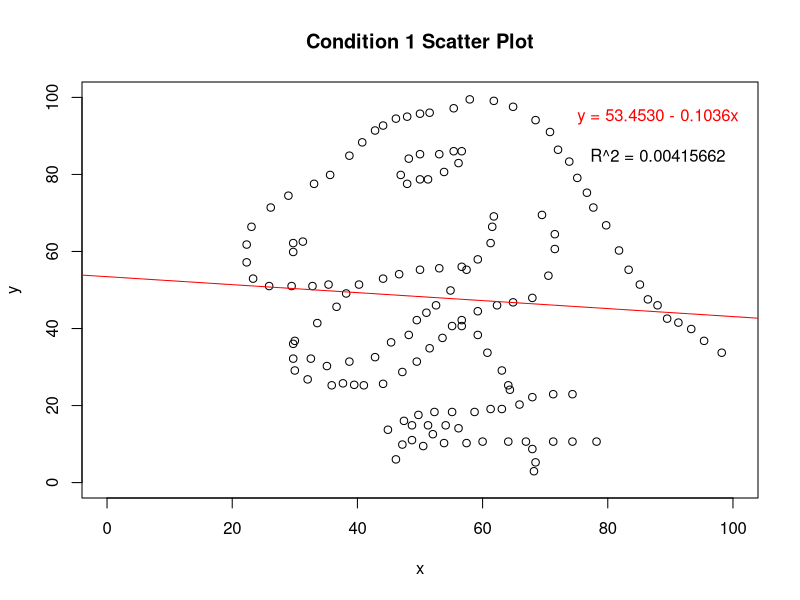
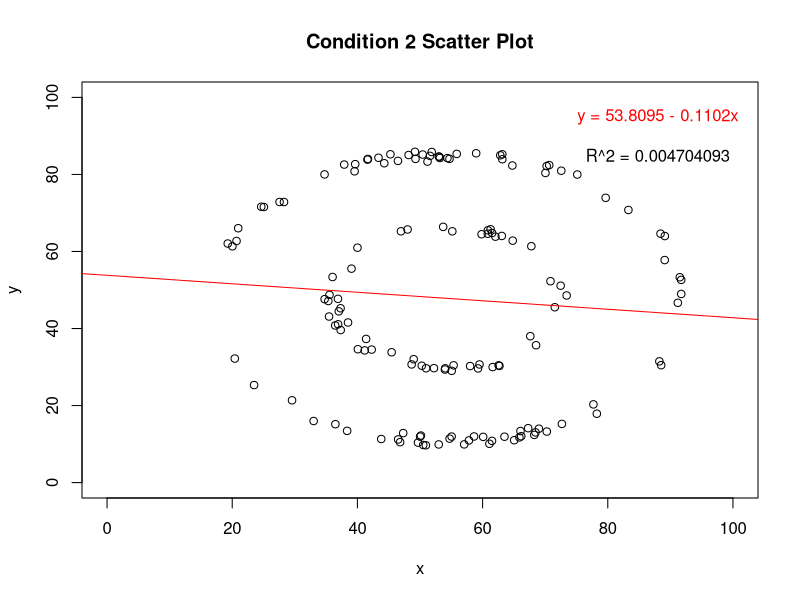
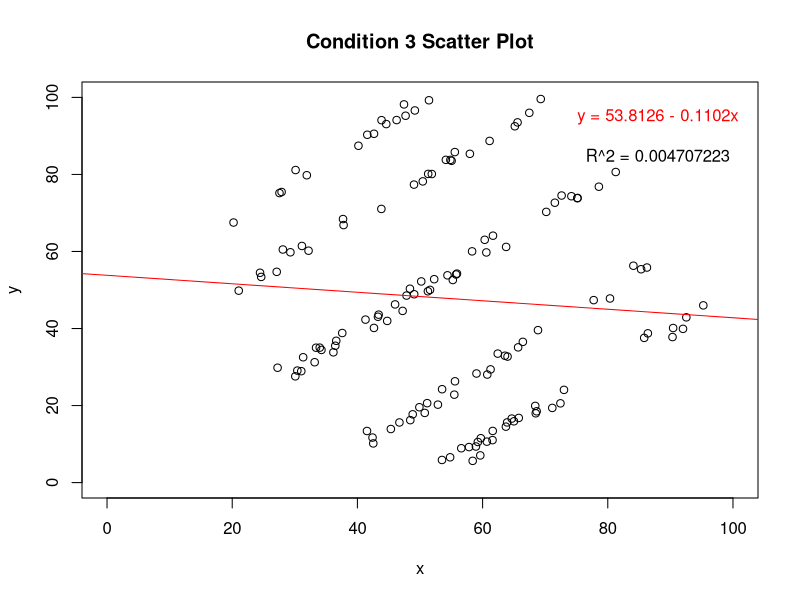
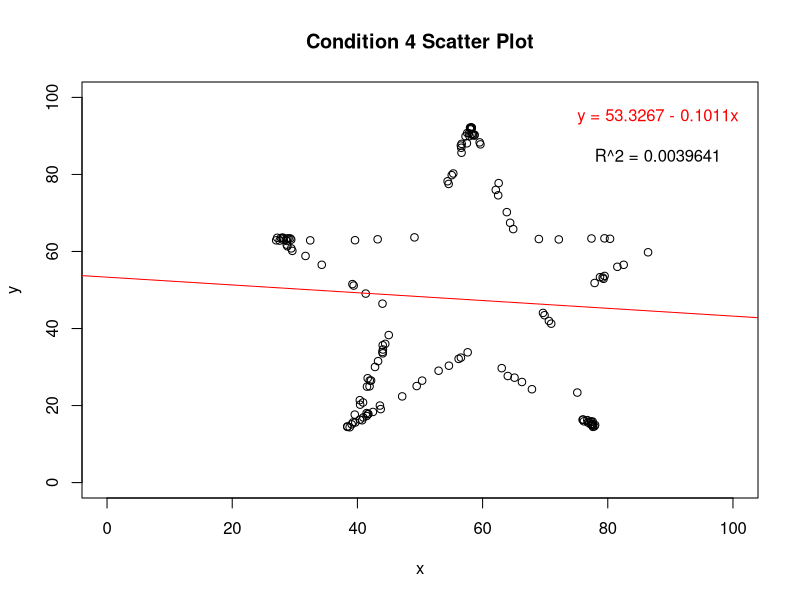
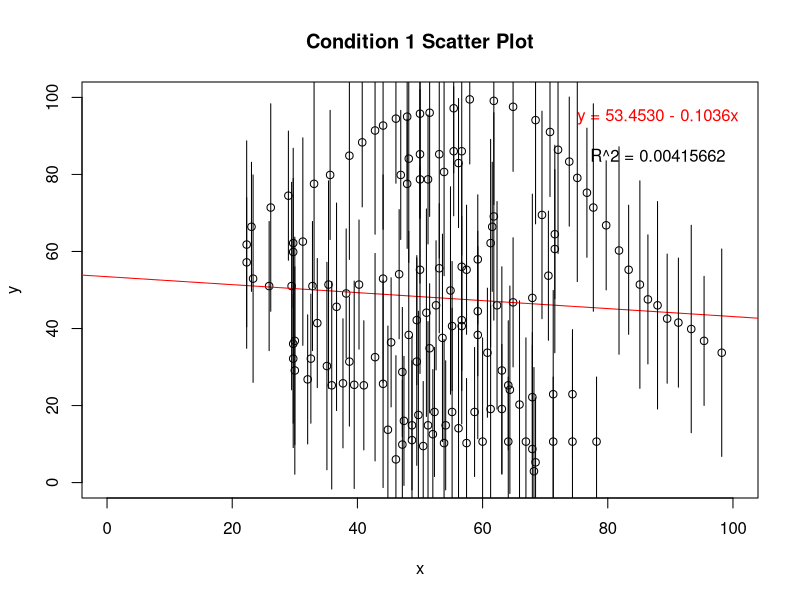
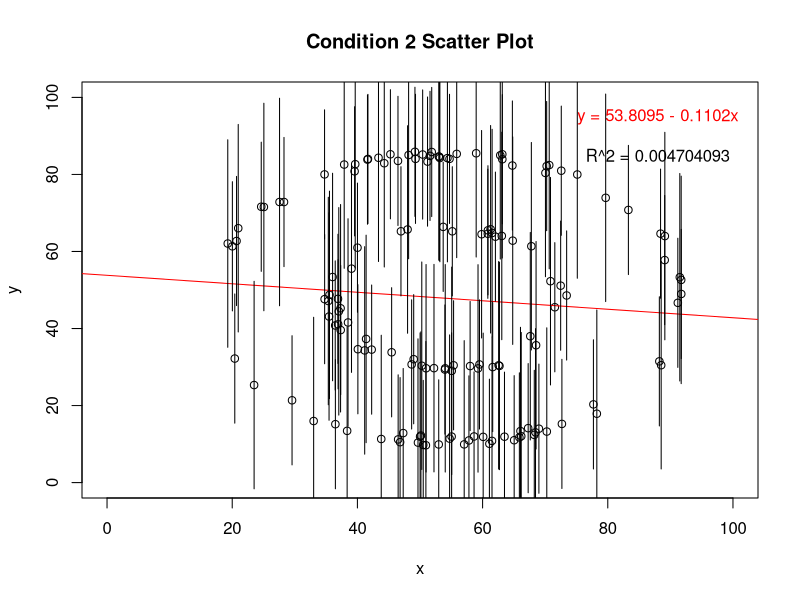
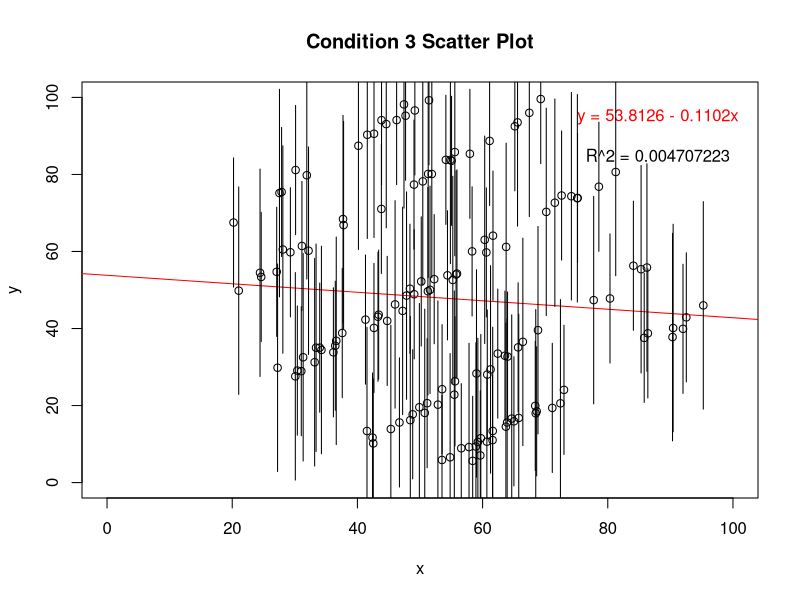
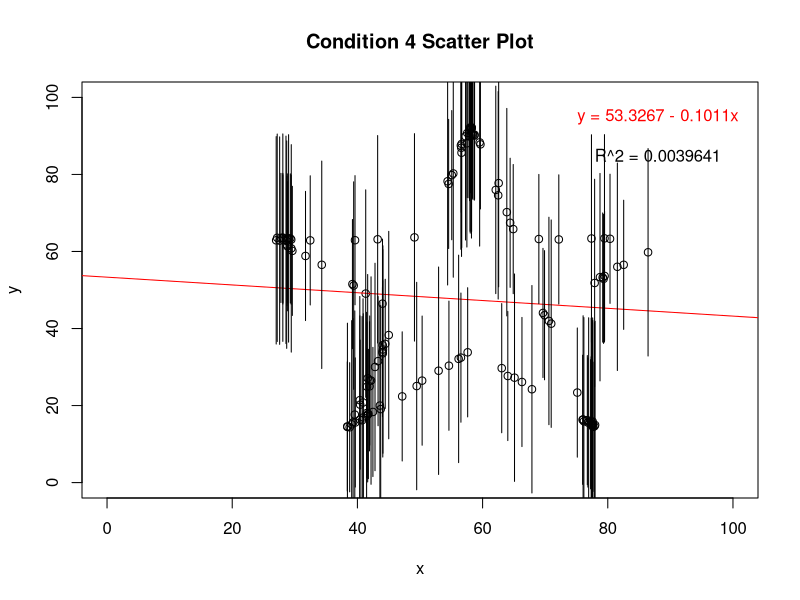

These figures' R source, in order:
## ---- chunk 1
data <- read.csv("assignment_dataVis_dataset.csv")

#mean
cond1_mean <- colMeans(data[1:142, 2:3])
cond2_mean <- colMeans(data[143:284, 2:3])
cond3_mean <- colMeans(data[285:426, 2:3])
cond4_mean <- colMeans(data[427:568, 2:3])

#sd
cond1_sd <- apply(data[1:142, 2:3], 2, sd)
cond2_sd <- apply(data[143:284, 2:3], 2, sd)
cond3_sd <- apply(data[285:426, 2:3], 2, sd)
cond4_sd <- apply(data[427:568, 2:3], 2, sd)

#table of summary statistics
summarystats <- data.frame(condition = c("cond1", "cond2", "cond3", "cond4"),
                                 mean_x = c(cond1_mean["x"], cond2_mean["x"], cond3_mean["x"], cond4_mean["x"]),
                                 mean_y = c(cond1_mean["y"], cond2_mean["y"], cond3_mean["y"], cond4_mean["y"]),
                                 sd_x = c(cond1_sd["x"], cond2_sd["x"], cond3_sd["x"], cond4_sd["x"]),
                                 sd_y = c(cond1_sd["y"], cond2_sd["y"], cond3_sd["y"], cond4_sd["y"])
                                 )
print(summarystats)

## ---- chunk 2
# condition 1 scatter plot
reg1 <- lm(y~x, data = data[1:142, 2:3]) # y-intercept = 53.4530, slope = -0.1036
cor1 <- (cor(data[1:142, 2], data[1:142, 3])^2) # R^2 = 0.00415662 (very weak correlation)
cond1_plot <- plot(data[1:142, 2:3],
                     main = "Condition 1 Scatter Plot",
                     ylim = c(0,100),
                     xlim = c(0,100))
text(x=88, y=95, "y = 53.4530 - 0.1036x", col = "red")
text(x=88, y=85, "R^2 = 0.00415662", col = "black")
abline(coef= coef(reg1), col="red")


# condition 2 scatter plot
reg2 <- lm(y~x, data = data[143:284, 2:3]) # y-intercept = 53.8095, slope = -0.1102
cor2 <- (cor(data[143:284, 2], data[143:284, 3])^2) # R^2 = 0.004704093 (very weak correlation)

cond2_plot <- plot(data[143:284, 2:3],
                     main = "Condition 2 Scatter Plot",
                     ylim = c(0,100),
                     xlim = c(0,100))
text(x=88, y=95, "y = 53.8095 - 0.1102x", col = "red")
text(x=88, y=85, "R^2 = 0.004704093", col = "black")
abline(coef= coef(reg2), col="red")


# condition 3 scatter plot
reg3 <- lm(y~x, data = data[285:426, 2:3]) # y-intercept = 53.8126, slope = -0.1102 
cor3 <- (cor(data[285:426, 2], data[285:426, 3])^2) # R^2 = 0.004707223 (very weak correlation)

cond3_plot <- plot(data[285:426, 2:3],
                     main = "Condition 3 Scatter Plot",
                     ylim = c(0,100),
                     xlim = c(0,100))
text(x=88, y=95, "y = 53.8126 - 0.1102x", col = "red")
text(x=88, y=85, "R^2 = 0.004707223", col = "black")
abline(coef= coef(reg3), col="red")

# condition 4 scatter plot
reg4 <- lm(y~x, data = data[427:568, 2:3]) # y-intercept = 53.3267, slope = -0.1011
cor4 <- (cor(data[427:568, 2], data[427:568, 3])^2) # R^2 = 0.0039641 (very weak correlation)

cond4_plot <- plot(data[427:568, 2:3],
                     main = "Condition 4 Scatter Plot",
                     ylim = c(0,100),
                     xlim = c(0,100))
text(x=88, y=95, "y = 53.3267 - 0.1011x", col = "red")
text(x=88, y=85, "R^2 = 0.0039641", col = "black")

abline(coef= coef(reg4), col="red")
## ---- chunk 3
# condition 1 scatter plot
reg1 <- lm(y~x, data = data[1:142, 2:3]) # y-intercept = 53.4530, slope = -0.1036
cor1 <- (cor(data[1:142, 2], data[1:142, 3])^2) # R^2 = 0.00415662 (very weak correlation)
cond1_plot <- plot(data[1:142, 2:3],
                     main = "Condition 1 Scatter Plot",
                     ylim = c(0,100),
                     xlim = c(0,100))
text(x=88, y=95, "y = 53.4530 - 0.1036x", col = "red")
text(x=88, y=85, "R^2 = 0.00415662", col = "black")
abline(coef= coef(reg1), col="red")
con1x <- data[1:142, 2]
con1y <- data[1:142, 3]
segments(con1x, (con1y+cond1_sd), con1x, (con1y-cond1_sd))


# condition 2 scatter plot
reg2 <- lm(y~x, data = data[143:284, 2:3]) # y-intercept = 53.8095, slope = -0.1102
cor2 <- (cor(data[143:284, 2], data[143:284, 3])^2) # R^2 = 0.004704093 (very weak correlation)

cond2_plot <- plot(data[143:284, 2:3],
                     main = "Condition 2 Scatter Plot",
                     ylim = c(0,100),
                     xlim = c(0,100))
text(x=88, y=95, "y = 53.8095 - 0.1102x", col = "red")
text(x=88, y=85, "R^2 = 0.004704093", col = "black")
abline(coef= coef(reg2), col="red")
con2x <- data[143:284, 2]
con2y <- data[143:284, 3]
segments(con2x, (con2y+cond2_sd), con2x, (con2y-cond2_sd))


# condition 3 scatter plot
reg3 <- lm(y~x, data = data[285:426, 2:3]) # y-intercept = 53.8126, slope = -0.1102 
cor3 <- (cor(data[285:426, 2], data[285:426, 3])^2) # R^2 = 0.004707223 (very weak correlation)

cond3_plot <- plot(data[285:426, 2:3],
                     main = "Condition 3 Scatter Plot",
                     ylim = c(0,100),
                     xlim = c(0,100))
text(x=88, y=95, "y = 53.8126 - 0.1102x", col = "red")
text(x=88, y=85, "R^2 = 0.004707223", col = "black")
abline(coef= coef(reg3), col="red")
con3x <- data[285:426, 2]
con3y <- data[285:426, 3]
segments(con3x, (con3y+cond3_sd), con3x, (con3y-cond3_sd))



# condition 4 scatter plot
reg4 <- lm(y~x, data = data[427:568, 2:3]) # y-intercept = 53.3267, slope = -0.1011
cor4 <- (cor(data[427:568, 2], data[427:568, 3])^2) # R^2 = 0.0039641 (very weak correlation)

cond4_plot <- plot(data[427:568, 2:3],
                     main = "Condition 4 Scatter Plot",
                     ylim = c(0,100),
                     xlim = c(0,100))
text(x=88, y=95, "y = 53.3267 - 0.1011x", col = "red")
text(x=88, y=85, "R^2 = 0.0039641", col = "black")
abline(coef= coef(reg4), col="red")
con4x <- data[427:568, 2]
con4y <- data[427:568, 3]
segments(con4x, (con4y+cond4_sd), con4x, (con4y-cond4_sd))



## ---- chunk 4
# condition 1 box plot
con1_bp <- boxplot(data[1:142, 2:3],
                   main = "Condition 1 Box Plot",
                   ylim = c(0,100))

# condition 2 box plot
con2_bp <- boxplot(data[143:284, 2:3],
                   main = "Condition 2 Box Plot",
                   ylim = c(0,100))

# condition 3 box plot
con3_bp <- boxplot(data[285:426, 2:3],
                   main = "Condition 3 Box Plot",
                   ylim = c(0,100))

# condition 4 box plot
con4_bp <- boxplot(data[427:568, 2:3],
                   main = "Condition 4 Box Plot",
                   ylim = c(0,100))

## ---- chunk 5

